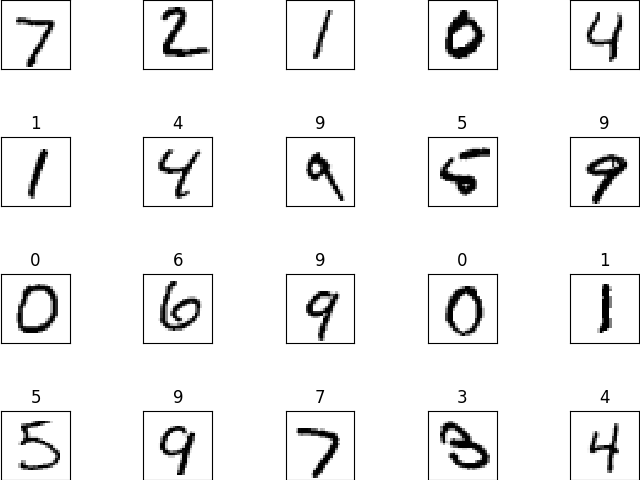

Recreate this plot in Python.
import tensorflow.compat.v1 as tf
import matplotlib.pyplot as plt
import numpy as np

import input_data
mnist = input_data.read_data_sets("./mnist/data/", one_hot=True)

''' 신경망 모델을 구성합니다. '''
g = tf.Graph()
with g.as_default():
    # 이미지는 28 X 28 픽셀로 원 핫 인코딩이므로 784가지 특징으로 구성됩니다.
    X = tf.placeholder(tf.float32, [None, 784])

    # 레이블은 0부터 9까지 총 10개의 분류로 구성됩니다.
    Y = tf.placeholder(tf.float32, [None, 10])

    # 784(입력층) → 256 (은닉층 1) → 64 (은닉층 2) → 10 (출력층)
    # 표준 편차는 0.01로 정규분포를 가지도록 구성합니다.
    W1 = tf.Variable(tf.random_normal([784, 256], stddev=0.01))
    L1 = tf.nn.relu(tf.matmul(X, W1))

    W2 = tf.Variable(tf.random_normal([256, 64], stddev=0.01))
    L2 = tf.nn.relu(tf.matmul(L1, W2))

    W3 = tf.Variable(tf.random_normal([64, 10], stddev=0.01))
    model = tf.matmul(L2, W3)

    # 교차 엔트로피 손실 함수를 이용합니다.
    cost = tf.reduce_mean(tf.nn.softmax_cross_entropy_with_logits(logits=model, labels=Y))

    # 손실값을 최소화하도록 최적화 작업을 수행합니다.
    optimizer = tf.train.AdamOptimizer(0.001).minimize(cost)
    
    ''' 신경망 모델을 학습시킵니다. '''

    # 세션을 이용해 모델을 동작시킵니다.
    init = tf.global_variables_initializer()
    sess = tf.Session(graph=g)
    sess.run(init)

    # 데이터를 100개 단위로 쪼개서 학습시킵니다.
    batch_size = 100
    total_batch = int(mnist.train.num_examples / batch_size)

    # 학습 데이터를 총 10번 반복해서 학습합니다.
    for epoch in range(10):
        total_cost =  0
        for i in range(total_batch):
            # 이미지 데이터, 출력 데이터를 구분하여 가져옵니다.
            batch_x, batch_y = mnist.train.next_batch(batch_size)
            _, cost_val = sess.run([optimizer, cost], feed_dict={X: batch_x, Y: batch_y})
            total_cost += cost_val
        print('반복:', '%04d' % (epoch + 1), '평균 손실값: ', '{:.4f}'.format(total_cost / total_batch))
    print('학습 완료!')    

    ''' 학습 정도를 확인합니다. '''

    # 학습된 모델 값과 실제 결과 값을 비교합니다.
    is_correct = tf.equal(tf.argmax(model, 1), tf.argmax(Y, 1))

    # 비용 함수를 적용해 정확도를 측정합니다.
    accuracy = tf.reduce_mean(tf.cast(is_correct, tf.float32))
    print('정확도:', sess.run(accuracy, feed_dict={X: mnist.test.images, Y:mnist.test.labels}))

    labels = sess.run(model, feed_dict={X: mnist.test.images, Y: mnist.test.labels})

    ''' 결과를 그림으로 확인합니다. '''

    fig = plt.figure()
    # 그림 사이에 간격을 설정합니다.
    fig.subplots_adjust(left=0, bottom=0, right=1, top=1, wspace=1, hspace=1)
    for i in range(20):
        # 4 X 5개의 테스트 이미지를 대상으로 예측을 수행합니다.
        subplot = fig.add_subplot(4, 5, i + 1)
        subplot.set_xticks([])
        subplot.set_yticks([])
        # 예측 결과를 각 그림의 위쪽에 출력합니다.
        subplot.set_title('%d' % np.argmax(labels[i]))
        subplot.imshow(mnist.test.images[i].reshape((28, 28)), cmap=plt.cm.gray_r)

    #plt.tight_layout()
    #plt.subplots_adjust(left = 0, bottom = 0, right = 1, top = 1, hspace = 0, wspace = 0)

    plt.savefig('mnist.png')
    plt.show()
